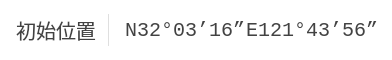
  <widget class="QFrame" name="frame">
   <property name="geometry">
    <rect>
     <x>24</x>
     <y>76</y>
     <width>392</width>
     <height>60</height>
    </rect>
   </property>
   <property name="styleSheet">
    <string notr="true">QFrame{
background: #FFFFFF;
border: 0px;
border-radius:5px;
}
QLineEdit{
font-family: Consolas;
font-size: 20px;
color: #424242;
background: rgb(0,0,0,0);
border:0px;
}
QLabel{
font-family: &quot;微软雅黑&quot;;
font-size: 20px;
color: #424242;
}</string>
   </property>
   <property name="frameShape">
    <enum>QFrame::StyledPanel</enum>
   </property>
   <property name="frameShadow">
    <enum>QFrame::Raised</enum>
   </property>
   <widget class="QLabel" name="label_2">
    <property name="geometry">
     <rect>
      <x>16</x>
      <y>18</y>
      <width>80</width>
      <height>24</height>
     </rect>
    </property>
    <property name="font">
     <font>
      <family>微软雅黑</family>
      <pointsize>-1</pointsize>
     </font>
    </property>
    <property name="styleSheet">
     <string notr="true"/>
    </property>
    <property name="text">
     <string>初始位置</string>
    </property>
    <property name="alignment">
     <set>Qt::AlignCenter</set>
    </property>
   </widget>
   <widget class="QFrame" name="frame_3">
    <property name="geometry">
     <rect>
      <x>108</x>
      <y>14</y>
      <width>1</width>
      <height>32</height>
     </rect>
    </property>
    <property name="styleSheet">
     <string notr="true">background: rgb(0, 0, 0, 0); 
border:1px solid #dfdfdf; </string>
    </property>
    <property name="frameShape">
     <enum>QFrame::StyledPanel</enum>
    </property>
    <property name="frameShadow">
     <enum>QFrame::Raised</enum>
    </property>
   </widget>
   <widget class="QLineEdit" name="lineEdit_lat">
    <property name="enabled">
     <bool>true</bool>
    </property>
    <property name="geometry">
     <rect>
      <x>123</x>
      <y>15</y>
      <width>131</width>
      <height>30</height>
     </rect>
    </property>
    <property name="font">
     <font>
      <family>Consolas</family>
      <pointsize>-1</pointsize>
     </font>
    </property>
    <property name="focusPolicy">
     <enum>Qt::ClickFocus</enum>
    </property>
    <property name="styleSheet">
     <string notr="true"/>
    </property>
    <property name="text">
     <string>N32°03’16”</string>
    </property>
    <property name="cursorMoveStyle">
     <enum>Qt::LogicalMoveStyle</enum>
    </property>
   </widget>
   <widget class="QLineEdit" name="lineEdit_lng">
    <property name="enabled">
     <bool>true</bool>
    </property>
    <property name="geometry">
     <rect>
      <x>240</x>
      <y>15</y>
      <width>141</width>
      <height>30</height>
     </rect>
    </property>
    <property name="font">
     <font>
      <family>Consolas</family>
      <pointsize>-1</pointsize>
     </font>
    </property>
    <property name="focusPolicy">
     <enum>Qt::StrongFocus</enum>
    </property>
    <property name="styleSheet">
     <string notr="true"/>
    </property>
    <property name="text">
     <string> E121°43’56”</string>
    </property>
   </widget>
  </widget>
